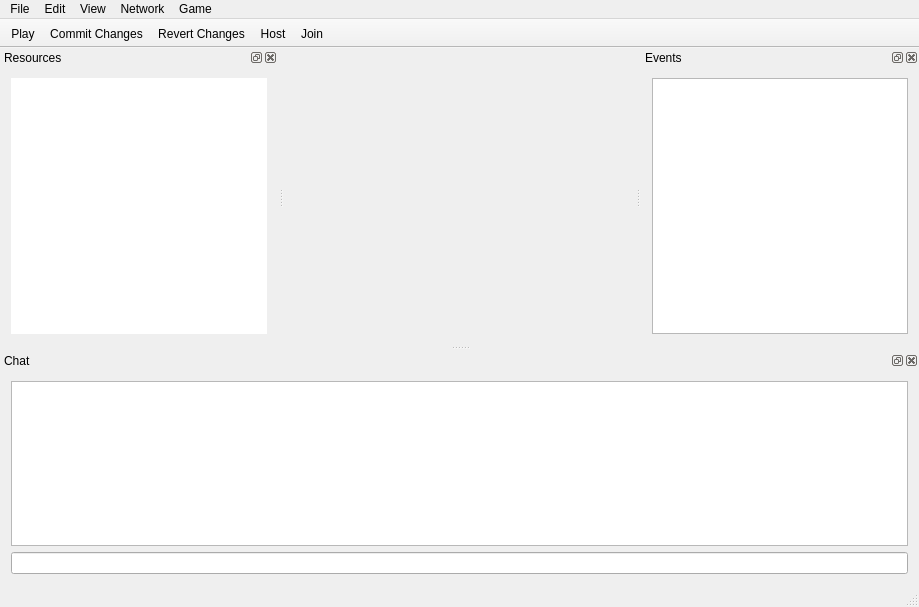
<?xml version="1.0" encoding="UTF-8"?>
<ui version="4.0">
 <class>MainWindow</class>
 <widget class="QMainWindow" name="MainWindow">
  <property name="geometry">
   <rect>
    <x>0</x>
    <y>0</y>
    <width>919</width>
    <height>607</height>
   </rect>
  </property>
  <property name="windowTitle">
   <string>BetterGM</string>
  </property>
  <property name="styleSheet">
   <string notr="true"/>
  </property>
  <property name="dockNestingEnabled">
   <bool>true</bool>
  </property>
  <widget class="QWidget" name="centralWidget"/>
  <widget class="QMenuBar" name="menuBar">
   <property name="geometry">
    <rect>
     <x>0</x>
     <y>0</y>
     <width>919</width>
     <height>21</height>
    </rect>
   </property>
   <widget class="QMenu" name="menuFile">
    <property name="title">
     <string>File</string>
    </property>
    <addaction name="actionNew"/>
    <addaction name="separator"/>
    <addaction name="actionOpen"/>
    <addaction name="actionSave"/>
    <addaction name="actionSave_As"/>
    <addaction name="separator"/>
    <addaction name="actionLoadPrevious"/>
   </widget>
   <widget class="QMenu" name="menuEdit">
    <property name="title">
     <string>Edit</string>
    </property>
    <addaction name="actionCommit_Changes"/>
    <addaction name="actionRevert_Changes"/>
   </widget>
   <widget class="QMenu" name="menuView">
    <property name="title">
     <string>View</string>
    </property>
    <addaction name="actionAssets"/>
    <addaction name="actionToolbar"/>
    <addaction name="actionChat"/>
    <addaction name="actionEvents"/>
   </widget>
   <widget class="QMenu" name="menuNetwork">
    <property name="title">
     <string>Network</string>
    </property>
    <addaction name="actionCreate_Server"/>
    <addaction name="actionJoin"/>
    <addaction name="separator"/>
    <addaction name="actionView_IP"/>
    <addaction name="separator"/>
    <addaction name="actionSet_Name"/>
   </widget>
   <widget class="QMenu" name="menuGame">
    <property name="title">
     <string>Game</string>
    </property>
    <addaction name="actionPlay"/>
   </widget>
   <addaction name="menuFile"/>
   <addaction name="menuEdit"/>
   <addaction name="menuView"/>
   <addaction name="menuNetwork"/>
   <addaction name="menuGame"/>
  </widget>
  <widget class="QToolBar" name="mainToolBar">
   <property name="windowTitle">
    <string>Toolbar</string>
   </property>
   <property name="movable">
    <bool>false</bool>
   </property>
   <property name="iconSize">
    <size>
     <width>48</width>
     <height>32</height>
    </size>
   </property>
   <property name="toolButtonStyle">
    <enum>Qt::ToolButtonIconOnly</enum>
   </property>
   <attribute name="toolBarArea">
    <enum>TopToolBarArea</enum>
   </attribute>
   <attribute name="toolBarBreak">
    <bool>false</bool>
   </attribute>
   <addaction name="actionPlay"/>
   <addaction name="actionCommit_Changes"/>
   <addaction name="actionRevert_Changes"/>
   <addaction name="actionCreate_Server"/>
   <addaction name="actionJoin"/>
  </widget>
  <widget class="QStatusBar" name="statusBar"/>
  <widget class="QDockWidget" name="dockWidget">
   <property name="windowTitle">
    <string>Resources</string>
   </property>
   <attribute name="dockWidgetArea">
    <number>1</number>
   </attribute>
   <widget class="QWidget" name="dockWidgetContents">
    <layout class="QVBoxLayout" name="verticalLayout">
     <item>
      <widget class="QTreeWidget" name="treeWidget">
       <property name="minimumSize">
        <size>
         <width>224</width>
         <height>256</height>
        </size>
       </property>
       <property name="frameShape">
        <enum>QFrame::NoFrame</enum>
       </property>
       <property name="verticalScrollMode">
        <enum>QAbstractItemView::ScrollPerPixel</enum>
       </property>
       <attribute name="headerVisible">
        <bool>false</bool>
       </attribute>
       <column>
        <property name="text">
         <string notr="true">1</string>
        </property>
       </column>
      </widget>
     </item>
    </layout>
   </widget>
  </widget>
  <widget class="QDockWidget" name="eventsDock">
   <property name="windowTitle">
    <string>Events</string>
   </property>
   <attribute name="dockWidgetArea">
    <number>2</number>
   </attribute>
   <widget class="QWidget" name="eventsDockContents">
    <layout class="QVBoxLayout" name="verticalLayout_3">
     <item>
      <widget class="QListWidget" name="eventsList"/>
     </item>
    </layout>
   </widget>
  </widget>
  <widget class="QDockWidget" name="chatDock">
   <property name="windowTitle">
    <string>Chat</string>
   </property>
   <attribute name="dockWidgetArea">
    <number>8</number>
   </attribute>
   <widget class="QWidget" name="chatDockContents">
    <layout class="QVBoxLayout" name="verticalLayout_2">
     <item>
      <widget class="QTextEdit" name="chatText">
       <property name="lineWrapMode">
        <enum>QTextEdit::NoWrap</enum>
       </property>
       <property name="readOnly">
        <bool>true</bool>
       </property>
      </widget>
     </item>
     <item>
      <widget class="QLineEdit" name="chatLine"/>
     </item>
    </layout>
   </widget>
  </widget>
  <action name="actionNew">
   <property name="text">
    <string>New</string>
   </property>
   <property name="shortcut">
    <string>Ctrl+N</string>
   </property>
  </action>
  <action name="actionOpen">
   <property name="text">
    <string>Open</string>
   </property>
   <property name="shortcut">
    <string>Ctrl+O</string>
   </property>
  </action>
  <action name="actionSave">
   <property name="text">
    <string>Save</string>
   </property>
   <property name="shortcut">
    <string>Ctrl+S</string>
   </property>
  </action>
  <action name="actionSave_As">
   <property name="text">
    <string>Save As...</string>
   </property>
   <property name="shortcut">
    <string>Ctrl+Shift+S</string>
   </property>
  </action>
  <action name="actionLoadPrevious">
   <property name="checkable">
    <bool>true</bool>
   </property>
   <property name="checked">
    <bool>true</bool>
   </property>
   <property name="text">
    <string>Load Previous</string>
   </property>
  </action>
  <action name="actionCommit_Changes">
   <property name="icon">
    <iconset resource="res.qrc">
     <normaloff>:/res/up.png</normaloff>:/res/up.png</iconset>
   </property>
   <property name="text">
    <string>Commit Changes</string>
   </property>
   <property name="shortcut">
    <string>Ctrl+J</string>
   </property>
  </action>
  <action name="actionCreate_Server">
   <property name="text">
    <string>Host</string>
   </property>
  </action>
  <action name="actionJoin">
   <property name="text">
    <string>Join</string>
   </property>
  </action>
  <action name="actionView_IP">
   <property name="text">
    <string>View IP</string>
   </property>
   <property name="shortcut">
    <string>Ctrl+P</string>
   </property>
  </action>
  <action name="actionRevert_Changes">
   <property name="icon">
    <iconset resource="res.qrc">
     <normaloff>:/res/down.png</normaloff>:/res/down.png</iconset>
   </property>
   <property name="text">
    <string>Revert Changes</string>
   </property>
   <property name="shortcut">
    <string>Ctrl+R</string>
   </property>
  </action>
  <action name="actionAssets">
   <property name="checkable">
    <bool>true</bool>
   </property>
   <property name="checked">
    <bool>true</bool>
   </property>
   <property name="text">
    <string>Resources</string>
   </property>
   <property name="toolTip">
    <string>Show/Hide Resources</string>
   </property>
   <property name="shortcut">
    <string>Ctrl+1</string>
   </property>
  </action>
  <action name="actionToolbar">
   <property name="checkable">
    <bool>true</bool>
   </property>
   <property name="checked">
    <bool>true</bool>
   </property>
   <property name="text">
    <string>Toolbar</string>
   </property>
   <property name="toolTip">
    <string>Show/Hide the Toolbar</string>
   </property>
   <property name="shortcut">
    <string>Ctrl+2</string>
   </property>
  </action>
  <action name="actionSet_Name">
   <property name="text">
    <string>Set Name</string>
   </property>
   <property name="shortcut">
    <string>Ctrl+Shift+N</string>
   </property>
  </action>
  <action name="actionChat">
   <property name="checkable">
    <bool>true</bool>
   </property>
   <property name="checked">
    <bool>true</bool>
   </property>
   <property name="text">
    <string>Chat</string>
   </property>
   <property name="shortcut">
    <string>Ctrl+3</string>
   </property>
  </action>
  <action name="actionEvents">
   <property name="checkable">
    <bool>true</bool>
   </property>
   <property name="text">
    <string>Events</string>
   </property>
   <property name="shortcut">
    <string>Ctrl+4</string>
   </property>
  </action>
  <action name="actionPlay">
   <property name="icon">
    <iconset resource="res.qrc">
     <normaloff>:/res/play.png</normaloff>:/res/play.png</iconset>
   </property>
   <property name="text">
    <string>Play</string>
   </property>
   <property name="shortcut">
    <string>F5, Ctrl+R</string>
   </property>
  </action>
 </widget>
 <layoutdefault spacing="6" margin="11"/>
 <resources>
  <include location="res.qrc"/>
 </resources>
 <connections/>
</ui>
